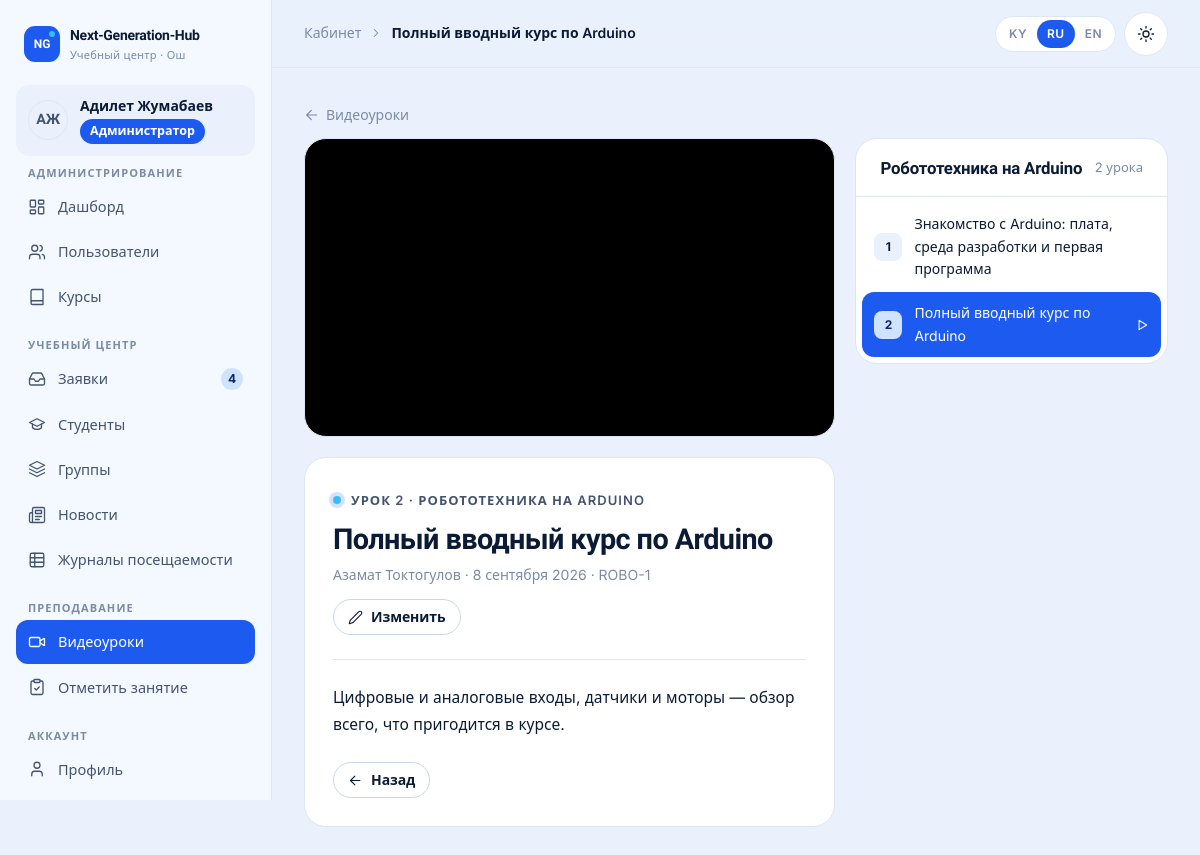
The page /cabinet/lessons/2/ (signed in) on the database its author committed.
### accounts/models.py (models this page shows, shortened)
class User(AbstractUser):
    class Role(models.TextChoices):
        ADMIN = "admin", _("Administrator")
        MANAGER = "manager", _("Manager")
        TEACHER = "teacher", _("Teacher")
        STUDENT = "student", _("Student")
    role = models.CharField(_("role"), max_length=16, choices=Role.choices, default=Role.STUDENT, db_index=True)
    phone = models.CharField(_("phone"), max_length=32, blank=True)
    photo = models.ImageField(_("photo"), upload_to="users/", blank=True)
    specialization = models.CharField(_("specialization"), max_length=160, blank=True)
    about = models.TextField(_("about"), blank=True)
    class Meta:
        verbose_name = _("user")
        verbose_name_plural = _("users")
        ordering = ["last_name", "first_name", "username"]
    @property
    def display_name(self):
        return self.get_full_name() or self.username
    @property
    def initials(self):
        parts = [p for p in (self.first_name, self.last_name) if p]
        if parts:
            return "".join(p[0] for p in parts).upper()[:2]
        return self.username[:2].upper()
    @property
    def is_admin_role(self):
        return self.is_superuser or self.role == self.Role.ADMIN
    @property
    def is_student(self):
        return self.role == self.Role.STUDENT
    def has_role(self, *roles):
        return self.is_admin_role or self.role in roles

### core/models.py (models this page shows, shortened)
class Lesson(models.Model):
    course = models.ForeignKey(Course, verbose_name=_("course"), on_delete=models.CASCADE, related_name="lessons")
    group = models.ForeignKey(
        Group,
        verbose_name=_("group"),
        on_delete=models.SET_NULL,
        null=True,
        blank=True,
        related_name="lessons",
        help_text=_("Leave empty to show the lesson to all groups of the course."),
    )
    teacher = models.ForeignKey(
        settings.AUTH_USER_MODEL,
        verbose_name=_("teacher"),
        on_delete=models.SET_NULL,
        null=True,
        related_name="lessons",
    )
    number = models.PositiveSmallIntegerField(_("lesson number"), default=1)
    title = models.CharField(_("title"), max_length=200)
    description = models.TextField(_("description"), blank=True)
    video_file = models.FileField(
        _("video file"), upload_to="lessons/video/%Y/%m/", blank=True, validators=[validate_video_file]
    )
    youtube_url = models.URLField(_("YouTube link"), blank=True, validators=[validate_youtube_url])
    materials = models.FileField(_("materials"), upload_to="lessons/materials/%Y/%m/", blank=True)
    is_published = models.BooleanField(_("published"), default=True)
    created_at = models.DateTimeField(_("created"), auto_now_add=True)
    updated_at = models.DateTimeField(auto_now=True)
    class Meta:
        verbose_name = _("video lesson")
        verbose_name_plural = _("video lessons")
        ordering = ["course", "number", "-created_at"]
    @property
    def youtube_id(self):
        return youtube_id(self.youtube_url)
    @property
    def youtube_embed_url(self):
        vid = self.youtube_id
        return f"https://www.youtube-nocookie.com/embed/{vid}?rel=0" if vid else ""

class TranslatableMixin:
    def tr(self, field, lang=None):
        lang = (lang or get_language() or FALLBACK_LANGUAGE).split("-")[0]
        if lang not in CONTENT_LANGUAGES:
            lang = FALLBACK_LANGUAGE
        value = getattr(self, f"{field}_{lang}", "") or ""
        if not value and lang != FALLBACK_LANGUAGE:
            value = getattr(self, f"{field}_{FALLBACK_LANGUAGE}", "") or ""
        return value

class Course(TranslatableMixin, models.Model):
    class Level(models.TextChoices):
        BEGINNER = "beginner", _("Beginner")
        INTERMEDIATE = "intermediate", _("Intermediate")
        ADVANCED = "advanced", _("Advanced")
    direction = models.CharField(_("direction"), max_length=20, choices=Direction.choices, db_index=True)
    slug = models.SlugField(_("slug"), max_length=80, unique=True)
    title_ru = models.CharField(_("title (RU)"), max_length=160)
    title_ky = models.CharField(_("title (KY)"), max_length=160, blank=True)
    title_en = models.CharField(_("title (EN)"), max_length=160, blank=True)
    short_ru = models.CharField(_("short description (RU)"), max_length=300, blank=True)
    short_ky = models.CharField(_("short description (KY)"), max_length=300, blank=True)
    short_en = models.CharField(_("short description (EN)"), max_length=300, blank=True)
    description_ru = models.TextField(_("full description (RU)"), blank=True)
    description_ky = models.TextField(_("full description (KY)"), blank=True)
    description_en = models.TextField(_("full description (EN)"), blank=True)
    level = models.CharField(_("level"), max_length=20, choices=Level.choices, default=Level.BEGINNER)
    age_from = models.PositiveSmallIntegerField(_("age from"), default=10)
    age_to = models.PositiveSmallIntegerField(_("age to"), default=17)
    duration_months = models.PositiveSmallIntegerField(_("duration, months"), default=6)
    lessons_per_week = models.PositiveSmallIntegerField(_("lessons per week"), default=2)
    price = models.PositiveIntegerField(_("price, KGS per month"), default=0)
    cover = models.ImageField(_("cover"), upload_to="courses/", blank=True)
    teachers = models.ManyToManyField(
        settings.AUTH_USER_MODEL,
        verbose_name=_("teachers"),
        related_name="courses_taught",
        blank=True,
        limit_choices_to={"role": "teacher"},
    )
    is_active = models.BooleanField(_("active"), default=True)
    order = models.PositiveSmallIntegerField(_("order"), default=0)
    created_at = models.DateTimeField(auto_now_add=True)
    class Meta:
        verbose_name = _("course")
        verbose_name_plural = _("courses")
        ordering = ["order", "title_ru"]

class Group(models.Model):
    name = models.CharField(_("name"), max_length=120)
    course = models.ForeignKey(Course, verbose_name=_("course"), on_delete=models.PROTECT, related_name="groups")
    teacher = models.ForeignKey(
        settings.AUTH_USER_MODEL,
        verbose_name=_("teacher"),
        on_delete=models.SET_NULL,
        null=True,
        blank=True,
        related_name="teaching_groups",
        limit_choices_to={"role": "teacher"},
    )
    students = models.ManyToManyField(
        settings.AUTH_USER_MODEL,
        verbose_name=_("students"),
        related_name="study_groups",
        blank=True,
        limit_choices_to={"role": "student"},
    )
    weekdays = models.CharField(
        _("days of week"), max_length=20, blank=True, help_text=_("Comma-separated numbers: 0 = Monday … 6 = Sunday.")
    )
    start_time = models.TimeField(_("start time"), null=True, blank=True)
    end_time = models.TimeField(_("end time"), null=True, blank=True)
    room = models.CharField(_("room"), max_length=60, blank=True)
    start_date = models.DateField(_("start date"), default=datetime.date.today)
    is_active = models.BooleanField(_("active"), default=True)
    created_at = models.DateTimeField(auto_now_add=True)
    class Meta:
        verbose_name = _("group")
        verbose_name_plural = _("groups")
        ordering = ["-is_active", "name"]

### cabinet/views/common.py (the view)
# urls.py: path("lessons/<int:pk>/", common.lesson_detail, name="lesson_detail"),
@login_required
def lesson_detail(request, pk):
    lesson = get_allowed_or_403(lessons_visible_to(request.user), Lesson, pk)
    siblings = lessons_visible_to(request.user).filter(course=lesson.course).order_by("number", "created_at")
    siblings = list(siblings)
    index = next((i for i, item in enumerate(siblings) if item.pk == lesson.pk), 0)
    return render(
        request,
        "cabinet/shared/lesson_detail.html",
        {
            "lesson": lesson,
            "siblings": siblings,
            "prev_lesson": siblings[index - 1] if index > 0 else None,
            "next_lesson": siblings[index + 1] if index + 1 < len(siblings) else None,
            "can_edit": request.user.is_admin_role or lesson.teacher_id == request.user.pk,
            "page_title": lesson.title,
        },
    )

### cabinet/navigation.py (called while the page is built)
def _item(label, url_name, icon, match=None, badge=None, external=False):
    return {
        "label": label,
        "url": url_name if external else reverse(url_name),
        "icon": icon,
        "match": match or [url_name.split(":")[-1]],
        "badge": badge,
        "external": external,
    }

def sidebar(request):
    path = request.path
    user = getattr(request, "user", None)
    if not user or not user.is_authenticated or not (path.startswith("/cabinet/") or path.startswith("/accounts/")):
        return {}
    match = getattr(request, "resolver_match", None)
    current = match.url_name if match and match.url_name else ""
    return {"sidebar_sections": build_sidebar(user, current)}

### cabinet/views/common.py (called while the page is built, shortened)
def get_allowed_or_403(queryset, model, pk):
    obj = queryset.filter(pk=pk).first()
    if obj is None:
        if model.objects.filter(pk=pk).exists():
            raise PermissionDenied
        raise Http404
    return obj

def lessons_visible_to(user):
    qs = Lesson.objects.select_related("course", "group", "teacher")
    if user.has_role(R.MANAGER):
        return qs

### core/context_processors.py (called while the page is built)
def site(request):
    return {
        "SITE": {
            "name": settings.SITE_NAME,
            "phone": settings.SITE_PHONE,
            "phone_href": "tel:" + "".join(ch for ch in settings.SITE_PHONE if ch.isdigit() or ch == "+"),
            "email": settings.SITE_EMAIL,
            "address": settings.SITE_ADDRESS or _("Osh, Lenin street 205, 2nd floor"),
            "hours": settings.SITE_HOURS or _("Mon–Sat, 9:00–20:00"),
            "instagram": settings.SITE_INSTAGRAM,
            "telegram": settings.SITE_TELEGRAM,
            "whatsapp": settings.SITE_WHATSAPP,
            "map_url": settings.SITE_MAP_URL,
        },
        "MAX_VIDEO_UPLOAD_MB": settings.MAX_VIDEO_UPLOAD_MB,
        "SHOW_DEMO_ACCOUNTS": settings.SHOW_DEMO_ACCOUNTS,
    }

### core/icons.py (called while the page is built)
def svg(name, size=20, cls="", label=""):
    body = ICONS.get(name, ICONS["info"])
    aria = f'role="img" aria-label="{label}"' if label else 'aria-hidden="true"'
    return (
        f'<svg class="icon {cls}" width="{size}" height="{size}" viewBox="0 0 24 24" fill="none" '
        f'stroke="currentColor" stroke-width="1.75" stroke-linecap="round" stroke-linejoin="round" '
        f'focusable="false" {aria}>{body}</svg>'
    )

### core/models.py (called while the page is built)
def youtube_id(url):
    match = YOUTUBE_ID_RE.search(url or "")
    return match.group(1) if match else ""

### core/templatetags/core_tags.py (called while the page is built)
@register.filter
def tr(obj, field):
    if obj is None:
        return ""
    return obj.tr(field)

### templates/cabinet/shared/lesson_detail.html (shortened to what this page needs)
{% extends "cabinet/base.html" %}
{% load i18n core_tags %}
{% block content %}
<a class="back-link" href="{% if user.is_student %}{% url 'cabinet:student_lessons' %}{% else %}{% url 'cabinet:teacher_lessons' %}{% endif %}">{% icon "arrow-left" 16 %} {% trans "Video lessons" %}</a>
<div class="grid grid-main">
  <div class="grid">
    <div class="player">
      {% if lesson.video_file %}
        <video controls preload="metadata" playsinline controlslist="nodownload">
          <source src="{{ lesson.video_file.url }}" type="{{ lesson.video_mime }}">
          {% trans "Your browser does not support video playback." %}
        </video>
      {% elif lesson.youtube_embed_url %}
        <iframe src="{{ lesson.youtube_embed_url }}" title="{{ lesson.title }}" loading="lazy" allow="accelerometer; autoplay; clipboard-write; encrypted-media; gyroscope; picture-in-picture; fullscreen" allowfullscreen></iframe>
      {% endif %}
    </div>
    <div class="card card-pad">
      <div class="row-between" style="align-items:flex-start">
        <div>
          <span class="eyebrow">{% trans "Lesson" %} {{ lesson.number }} · {{ lesson.course|tr:"title" }}</span>
          <h1 style="font-size:clamp(1.3rem,2.4vw,1.8rem);margin:12px 0 6px">{{ lesson.title }}</h1>
          <span class="faint" style="font-size:14px">{% if lesson.teacher %}{{ lesson.teacher.display_name }} · {% endif %}{{ lesson.created_at|date:"j E Y" }}{% if lesson.group %} · {{ lesson.group.name }}{% endif %}</span>
        </div>
        {% if can_edit %}<a class="btn btn-sm" href="{% url 'cabinet:teacher_lesson_edit' lesson.pk %}">{% icon "edit" 15 %} {% trans "Edit" %}</a>{% endif %}
      </div>
      {% if lesson.description %}<hr><div class="prose" style="font-size:15.5px">{{ lesson.description|linebreaks }}</div>{% endif %}
      <div class="row-between" style="margin-top:24px">
        {% if prev_lesson %}<a class="btn btn-sm" href="{% url 'cabinet:lesson_detail' prev_lesson.pk %}">{% icon "arrow-left" 15 %} {% trans "Previous" %}</a>{% else %}<span></span>{% endif %}
      </div>
    </div>
  </div>
  <aside class="card">
    <div class="card-head"><h2>{{ lesson.course|tr:"title" }}</h2><span class="faint" style="font-size:13px">{% blocktrans count n=siblings|length %}{{ n }} lesson{% plural %}{{ n }} lessons{% endblocktrans %}</span></div>
    <ol class="playlist">
      {% for item in siblings %}
      <li><a href="{% url 'cabinet:lesson_detail' item.pk %}"{% if item.pk == lesson.pk %} aria-current="true"{% endif %}><span class="n">{{ item.number }}</span><span class="grow">{{ item.title }}</span>{% if item.pk == lesson.pk %}{% icon "play" 14 %}{% endif %}</a></li>
      {% endfor %}
    </ol>
  </aside>
</div>
{% endblock %}

### templates/cabinet/base.html (shortened to what this page needs)
{% load static i18n core_tags %}{% get_current_language as LANGUAGE_CODE %}<!doctype html>
<html lang="{{ LANGUAGE_CODE }}" class="no-js">
<head>
  {% include "partials/head.html" %}
</head>
<body>
  <div class="cab">
    <aside class="cab-sidebar" id="cab-sidebar" aria-label="{% trans 'Cabinet menu' %}">
      <div class="row-between" style="flex-wrap:nowrap">
        {% include "partials/logo.html" %}
      </div>
      <a class="cab-user" href="{% url 'accounts:profile' %}">
        {% include "partials/avatar.html" with u=user %}
        <span class="grow" style="min-width:0"><b>{{ user.display_name }}</b><span class="badge badge-role-{{ user.role }} no-dot" style="margin-top:4px">{{ user.get_role_display }}</span></span>
      </a>
      <nav class="cab-nav">
        {% for title, items in sidebar_sections %}
        <div>
          <h6>{{ title }}</h6>
          <ul>
            {% for item in items %}
            <li><a href="{{ item.url }}"{% if item.active %} aria-current="page"{% endif %}>{% icon item.icon 18 %}<span>{{ item.label }}</span>{% if item.badge %}<span class="nav-badge" aria-label="{% trans 'new' %}">{{ item.badge }}</span>{% endif %}</a></li>
            {% endfor %}
          </ul>
        </div>
        {% endfor %}
      </nav>
    </aside>
    <div class="cab-main">
      <header class="cab-topbar">
        <div class="crumbs">{% block crumbs %}<span>{% trans "Cabinet" %}</span>{% icon "chevron-right" 14 %}<b>{{ page_title }}</b>{% endblock %}</div>
        <div class="tools">
          {% include "partials/lang_switch.html" %}
          {% include "partials/theme_toggle.html" %}
        </div>
      </header>
      <main class="cab-content" id="content">
        {% block content %}{% endblock %}
      </main>
    </div>
  </div>
</body>
</html>

### templates/partials/avatar.html
<span class="avatar {{ size|default:'' }}" aria-hidden="true">{% if u.photo %}<img src="{{ u.photo.url }}" alt="" loading="lazy">{% else %}{{ u.initials }}{% endif %}</span>

### rows shown on the page
User: initials "АЖ", display_name "Адилет Жумабаев", role "Администратор"
Lesson: title "Полный вводный курс по Arduino", number "2", course|tr "РОБОТОТЕХНИКА НА ARDUINO", teacher.display_name "Азамат Токтогулов", created_at "8 сентября 2026", group.name "ROBO-1", description "Цифровые и аналоговые входы, датчики и моторы — обзор всего, что пригодится в курсе.", course|tr "Робототехника на Arduino"
Lesson: number "1", title "Знакомство с Arduino: плата, среда разработки и первая программа"

### other values the page prints
{{ title }} "АДМИНИСТРИРОВАНИЕ" "УЧЕБНЫЙ ЦЕНТР" "ПРЕПОДАВАНИЕ" "АККАУНТ"
{{ item.label }} "Дашборд" "Пользователи" "Курсы" "Заявки" "Студенты" "Группы" "Новости" "Журналы посещаемости" "Видеоуроки" "Отметить занятие" "Профиль"
{{ item.badge }} "4"
{{ code|upper }} "KY" "RU" "EN"
